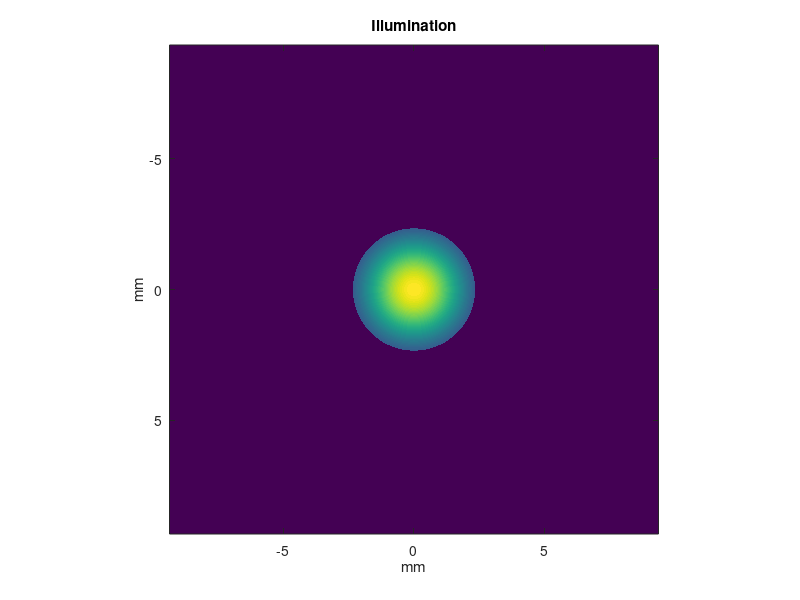

Reproduce this figure in MATLAB. (Note: this script raises an error after producing the figure.)
% Ralf Mouthaan
% University of Cambridge
% November 2019
%
% Script to generate hologram corresponding for a given LP mode.


clc; clear variables; close all;
global l m;

%% User-Entered

l = 2;
m = 1;
lambda = 633e-9;
f1 = 15e-3;
f2 = 10e-3;
Nx = 5000;
Magnification = 1;
HoloDiameter = 1250; % in Pixels
FibreDiameter = 25e-6;
dx = 3.74e-6;
SMF_NA = 0.14;

%% Illumination Mask

x = linspace(-Nx/2,Nx/2,Nx);
[x_mesh, y_mesh] = meshgrid(x, x.');
r_mesh = sqrt(x_mesh.^2 + y_mesh.^2);
Illum = ones(size(r_mesh));
Illum(r_mesh > HoloDiameter/2) = 0;

w0 = f1*SMF_NA;
x = linspace(0, Nx-1, Nx);
x = x - (Nx-1)/2;
x = x*dx;
[x_mesh, y_mesh] = meshgrid(x, x.');
r_mesh = sqrt(x_mesh.^2 + y_mesh.^2);
Illum = Illum.*exp(-r_mesh.^2/w0^2);

figure;
imagesc(x*1e3, x.'*1e3, Illum);
axis square
title('Illumination');
xlabel('mm'); ylabel('mm');

% Distances are normalised to 1. Delete to avoid confusion down the
% line.
clear x r_mesh x_mesh y_mesh;

% Correct dx for magnification
dx = dx*Magnification;

%% Target Replay Field

du = lambda*f2/(Nx*dx);
u = linspace(0, Nx-1, Nx);
u = u - (Nx-1)/2;
u = u*du;
Mode = LP_Mode(u);
Target = Mode.F;

figure;
subplot(1,2,1);
imagesc(u*1e6, u.'*1e6, abs(Target));
axis square
title('|Target|');
xlabel('\mum'); ylabel('\mum');
xlim([-35 35]);
ylim([-35 35]);
subplot(1,2,2);
imagesc(u*1e6, u.'*1e6, angle(Target));
axis square
title('\angleTarget');
xlabel('\mum'); ylabel('\mum');
xlim([-35 35]);
ylim([-35 35]);

%% Generate Mask

[u_mesh, v_mesh] = meshgrid(u, u.');
r_mesh = sqrt(u_mesh.^2 + v_mesh.^2);
Mask = ones(size(Target));
Mask(r_mesh > 20e-6) = 0;
Mask = logical(Mask);

%% Generate Hologram

pause(0.1);
RetVal = DirectSearchSymmetryBinary(Illum, Target, Mask);

%% Plot hologram
figure;
imagesc(angle(RetVal.Holo));
title('Hologram');
axis square;

%% Plot Replay

figure;
subplot(1,2,1);
imagesc(u*1e6, u.'*1e6, abs(RetVal.Replay));
axis square
title('|Replay|');
xlabel('\mum'); ylabel('\mum');
xlim([-35 35]);
ylim([-35 35]);
subplot(1,2,2);
imagesc(u*1e6, u.'*1e6, angle(RetVal.Replay));
axis square
title('\angleReplay');
xlabel('\mum'); ylabel('\mum');
xlim([-35 35]);
ylim([-35 35]);

%% Save result

Holo = RetVal.Holo;
Holo = Holo(size(Holo,1)/2 - HoloDiameter/2:size(Holo,1)/2 + HoloDiameter/2-1,...
size(Holo,2)/2 - HoloDiameter/2:size(Holo,2)/2 + HoloDiameter/2-1);
writematrix(angle(Holo), ['Holo - LP' num2str(l) num2str(m) '.csv']);
